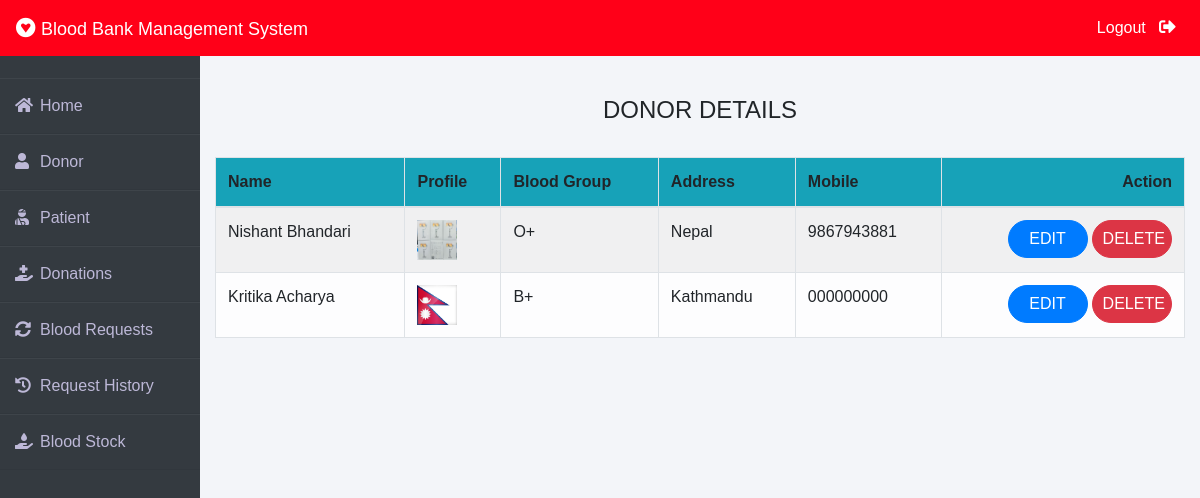
Before: /admin-donor (signed in) with the older database file.
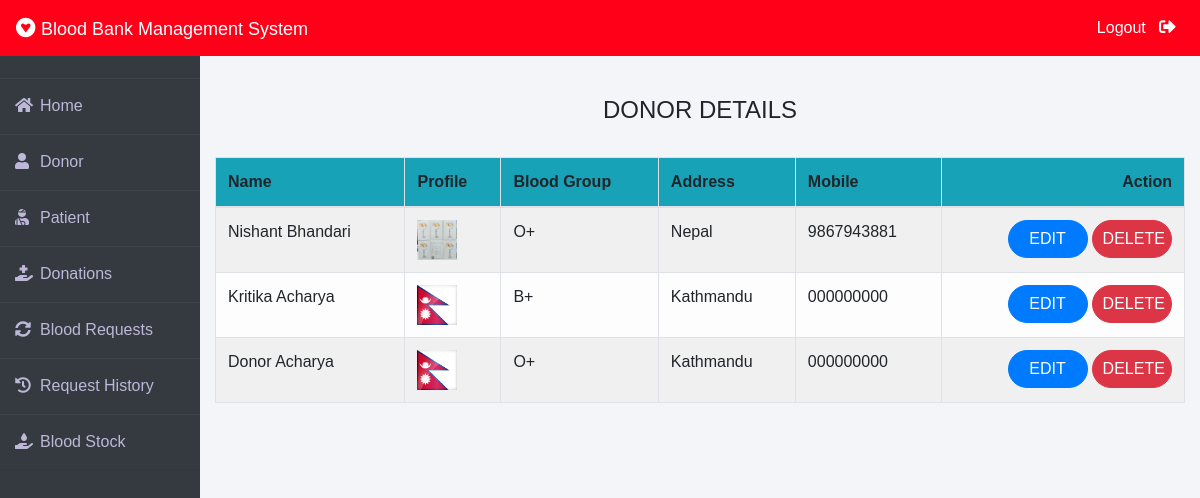
After: the same page with the newer database file.
### donor/models.py (models this page shows, shortened)
class Donor(models.Model):
    user=models.OneToOneField(User,on_delete=models.CASCADE)
    profile_pic= models.ImageField(upload_to='profile_pic/Donor/',null=True,blank=True)
    bloodgroup=models.CharField(max_length=10)
    address = models.CharField(max_length=40)
    mobile = models.CharField(max_length=20,null=False)
    @property
    def get_name(self):
        return self.user.first_name+" "+self.user.last_name

### blood/views.py (the view)
# urls.py: path('admin-donor', views.admin_donor_view,name='admin-donor'),
@login_required(login_url='adminlogin')
def admin_donor_view(request):
    donors=dmodels.Donor.objects.all()
    return render(request,'blood/admin_donor.html',{'donors':donors})

### templates/blood/admin_donor.html
{% extends 'blood/adminbase.html' %}
{% block content %}
{% load widget_tweaks %}
{%load static%}
<br><br>
<div class="container">
    <H4 class="text-center">DONOR DETAILS</H4><br>
    <table class="table table-light table-hover table-bordered table-striped">
        <thead class="bg-info">
            <tr>
                <th scope="col">Name</th>
                <th scope="col">Profile</th>
                <th scope="col">Blood Group</th>
                <th scope="col">Address</th>
                <th scope="col">Mobile</th>
                <th class="text-right">Action</th>
            </tr>
        </thead>
        <tbody>
            {% for t in donors %}
            <tr>
                <td> {{t.get_name}}</td>
                <td> <img src="{% static t.profile_pic.url %}" alt="Profile Pic" height="40px" width="40px" /></td>
                <td>{{t.bloodgroup}}</td>
                <td>{{t.address}}</td>
                <td>{{t.mobile}}</td>
                <td class="text-right">
                    <button class="btn btn-primary badge-pill" style="width: 80px;"><a  style="text-decoration: none;color: white;" href="{% url 'update-donor' t.id  %}">EDIT</a> </button>
                    <button class="btn btn-danger badge-pill" style="width: 80px;"><a  style="text-decoration: none;color: white;" href="{% url 'delete-donor' t.id  %}">DELETE</a> </button>
                </td>
            </tr>
            {% endfor %}
        </tbody>
    </table>
</div>
{% endblock content %}

Changed rows visible on the page:
added Donor: get_name "Donor Acharya", profile_pic (picture), bloodgroup "O+", address "Kathmandu", mobile "000000000"
